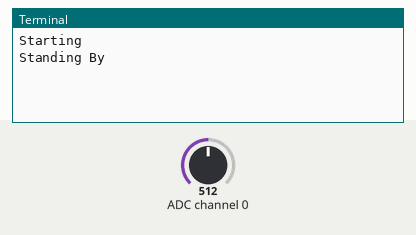
The program below on a simulated Raspberry Pi (BCM pin numbers). On the bench: the last lines printed to the terminal. The inputs (shaded band) are chosen by the test bench; at power-on: ADC channel 0 = 512 (analog values on the 0–1023 scale). The clock reads 2024-03-15 10:24:30 at power-on unless the program sets it.

Above: at 3.2 s.
3.3 s: ADC channel 0 set to 716
At 5.2 s:
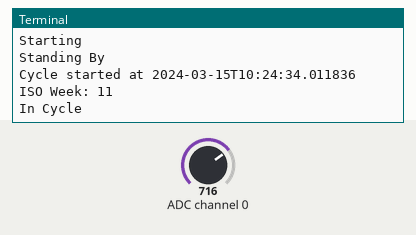
5.5 s: ADC channel 0 set to 122
At 6.2 s:
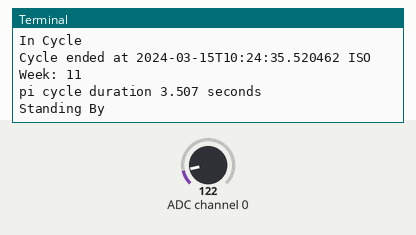

The program:

test-loop-code.py
```python
import RPi.GPIO as GPIO
import time
import os
import datetime
from datetime import date


AO_pin = 0 #flame sensor AO connected to ADC chanannel 0
# change these as desired - they're the pins connected from the
# SPI port on the ADC to the Cobbler
SPICLK = 11
SPIMISO = 9
SPIMOSI = 10
SPICS = 8

durStart = 0
durEnd = 0

#port init
def init():
          GPIO.setwarnings(False)
          GPIO.setmode(GPIO.BCM)
          # set up the SPI interface pins
          GPIO.setup(SPIMOSI, GPIO.OUT)
          GPIO.setup(SPIMISO, GPIO.IN)
          GPIO.setup(SPICLK, GPIO.OUT)
          GPIO.setup(SPICS, GPIO.OUT)
          pass

#read SPI data from MCP3008(or MCP3204) chip,8 possible adc's (0 thru 7)
def readadc(adcnum, clockpin, mosipin, misopin, cspin):
        if ((adcnum > 7) or (adcnum < 0)):
                return -1
        GPIO.output(cspin, True)

        GPIO.output(clockpin, False)  # start clock low
        GPIO.output(cspin, False)     # bring CS low

        commandout = adcnum
        commandout |= 0x18  # start bit + single-ended bit
        commandout <<= 3    # we only need to send 5 bits here
        for i in range(5):
                if (commandout & 0x80):
                        GPIO.output(mosipin, True)
                else:
                        GPIO.output(mosipin, False)
                commandout <<= 1
                GPIO.output(clockpin, True)
                GPIO.output(clockpin, False)

        adcout = 0
        # read in one empty bit, one null bit and 10 ADC bits
        for i in range(12):
                GPIO.output(clockpin, True)
                GPIO.output(clockpin, False)
                adcout <<= 1
                if (GPIO.input(misopin)):
                        adcout |= 0x1

        GPIO.output(cspin, True)

        adcout >>= 1       # first bit is 'null' so drop it
        return adcout

def currentVoltage():
                 ad_value = readadc(AO_pin, SPICLK, SPIMOSI, SPIMISO, SPICS)
                 voltage= ad_value*(3.3/1024)*5
                 return voltage

def waitForStart(mintime, minvolts):
        print 'Standing By'
	global durStart
        while True:
                timeout = time.time() + mintime
                while time.time() < timeout:
                    #print 'light on, but waiting for minOnTime'
                    if currentVoltage() < minvolts:
                        #print 'just a blink, still waiting'
                        break
                else:
                    break
                time.sleep(0.05)
        print '{} {} {} {}'.format('Cycle started at',datetime.datetime.now().isoformat(), 'ISO Week:', date.today().isocalendar()[1])
        durStart = time.time()
        return durStart

def waitForEnd(minvolts):
        print 'In Cycle'
	global durEnd
        while True:
                if currentVoltage() > minvolts:
                    time.sleep(0.05)
                    #print 'waiting for end of cycle'
                else:
                    print '{} {} {} {}'.format('Cycle ended at',datetime.datetime.now().isoformat(), 'ISO Week:', date.today().isocalendar()[1])
                    durEnd = time.time()
                    break
        return durEnd

def main():
         init()
         time.sleep(2)
         minOnTime = 2
         minVolts = 2
         print"Starting"
         while True:
                  waitForStart(minOnTime,minVolts)
                  #print 'main loop'
                  time.sleep(0.05)
                  waitForEnd(minVolts)
		  #print durEnd
		  #print durStart
                  durTot = float(durEnd) - float(durStart) + minOnTime
		  durTotRnd = round(durTot, 3)
                  #print durTotRnd
                  print '{} {} {} {}'.format(os.getlogin(),'cycle duration', durTotRnd, 'seconds')
                  #each node user must be named for the machine on which it is logging


if __name__ =='__main__':
         try:
                  main()
         except KeyboardInterrupt:
                  pass
GPIO.cleanup()
```

Measured:
- after the input at 3.3 s, the terminal: prints a new line after 0.71 s (image 1)
- after the input at 5.5 s, the terminal: prints a new line at once (image 2)
